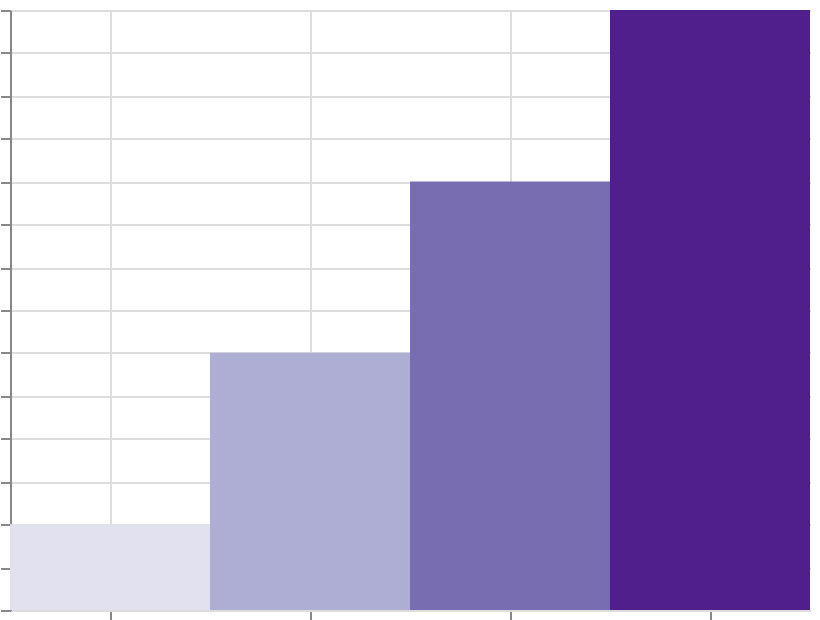

Vega-Lite specification stored for this chart:
### Vega specification from a JSON file in a GitHub repository (floating-point values rounded to 4 significant figures)
{"$schema": "https://vega.github.io/schema/vega/v6.json", "width": 400, "height": 300, "padding": 5, "autosize": "none", "data": [{"name": "table", "values": [{"cat": "A", "val": 10}, {"cat": "B", "val": 30}, {"cat": "C", "val": 50}, {"cat": "D", "val": 70}]}], "scales": [{"name": "x", "type": "band", "domain": {"data": "table", "field": "cat", "sort": true}, "range": "width"}, {"name": "y", "type": "linear", "domain": {"data": "table", "field": "val"}, "range": [{"signal": "height"}, 0], "zero": true, "nice": true}, {"name": "color", "type": "sequential", "domain": {"data": "table", "field": "val"}, "scheme": "purples"}], "marks": [{"type": "rect", "from": {"data": "table"}, "encode": {"update": {"x": {"scale": "x", "field": "cat"}, "width": {"scale": "x", "band": 1}, "y": {"scale": "y", "field": "val"}, "y2": {"scale": "y", "value": 0}, "fill": {"scale": "color", "field": "val"}}}}], "axes": [{"scale": "x", "orient": "bottom", "grid": true, "labels": false}, {"scale": "y", "orient": "left", "grid": true, "labels": false}], "legends": [{"fill": "color"}]}
